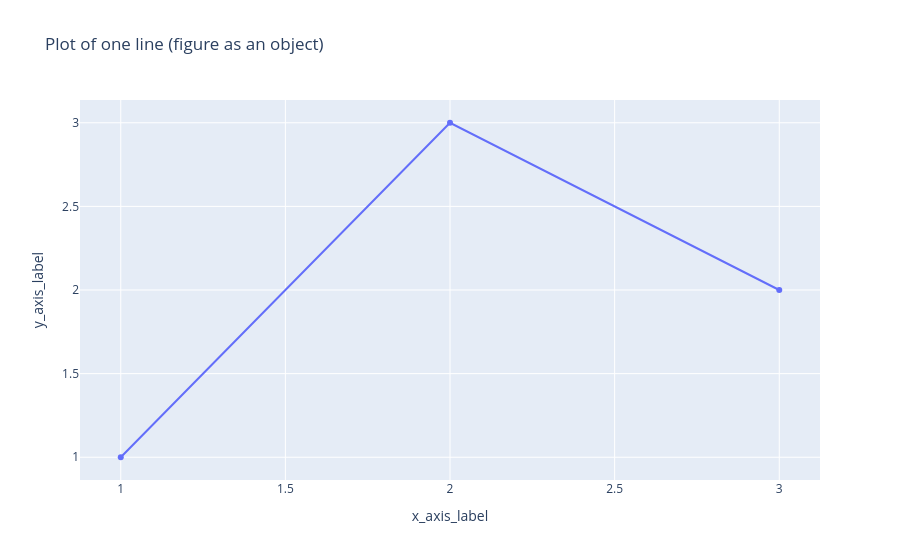

Here is the notebook cell this chart was saved with:
### Markdown cell above
**Passing a dictionary of `data` and `layout`:**

### Code cell
go_fig1 = go.Figure(dict(data=[dict(type="scatter", 
                                    x=[1, 2, 3], 
                                    y=[1, 3, 2])], 
                         layout=dict(title="Plot of one line (figure as an object)", 
                                     xaxis_title="x_axis_label", 
                                     yaxis_title="y_axis_label")))
go_fig1.show()

### Figure 1 — Plotly figure (JSON) as saved in the notebook; plotly's stock layout.template omitted (floating-point values rounded to 4 significant figures)
{"data": [{"type": "scatter", "x": [1, 2, 3], "y": [1, 3, 2]}], "layout": {"title": {"text": "Plot of one line (figure as an object)"}, "xaxis": {"title": {"text": "x_axis_label"}}, "yaxis": {"title": {"text": "y_axis_label"}}}}
